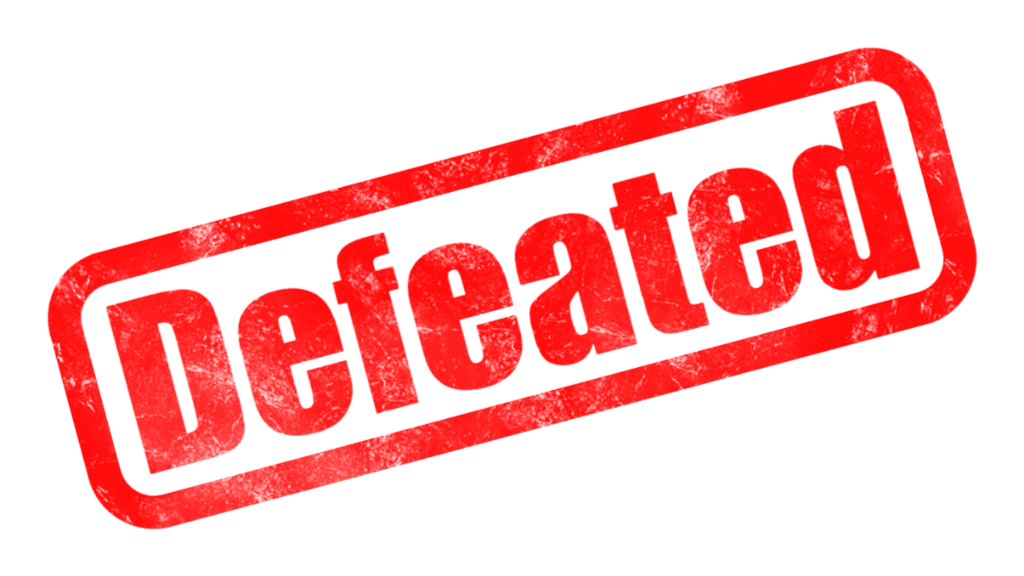
#> input picture assets/images/Defeated-2026-9-3.png, 1024 x 576 px, found by its file name; its folder holds only this picture in this run
$ python '島透過.py' ../assets/images/Defeated-2026-9-3.png
#> lines starting #> are read from the running program, lines starting #| are printed output that depends on the picture; after the words box and inside, x2 and y2 are one past the last pixel; in counts of white or black regions, pixels touching at a corner belong together
#!/usr/bin/env python
# -*- coding: utf-8 -*-
"""#278(提案2): 島の生成画像(マゼンタ背景)を透過PNGにする。

透過処理.py は「近白の背景」を抜くが、島には雪原の島(果ての島・北の孤島)があり、
白を抜くと島そのものが消える。そのため島だけは背景をマゼンタで生成し、
ここでマゼンタを抜く。にじみ(縁のマゼンタ寄りの画素)も色かぶりを取り除く。

使い方: python 島透過.py island_4.png [...]   (無指定なら island_*.png 全部)
"""
import os, sys
import numpy as np
from PIL import Image

HERE = os.path.dirname(os.path.abspath(__file__))
IMGDIR = os.path.normpath(os.path.join(HERE, "..", "assets", "images"))
MAXSIZE = 512


def trim(im, path):
    """すでに透過済みの絵を、被写体の外接矩形で切り抜いて最大512pxへ縮める。"""
    bbox = im.split()[3].getbbox()
    if bbox:
        im = im.crop(bbox)
    if max(im.size) > MAXSIZE:
        s = MAXSIZE / max(im.size)
        im = im.resize((max(1, int(im.size[0] * s)), max(1, int(im.size[1] * s))), Image.LANCZOS)
    im.save(path)
    print("切り抜き(透過済み):", os.path.basename(path), im.size)


def process(path):
    im = Image.open(path).convert("RGBA")
#> im is the input picture: PIL image 1024x576 RGBA; mean R, G, B, A 77.8, 0, 0, 60.1
    arr = np.array(im).astype(np.int16)
    r, g, b = arr[:, :, 0], arr[:, :, 1], arr[:, :, 2]
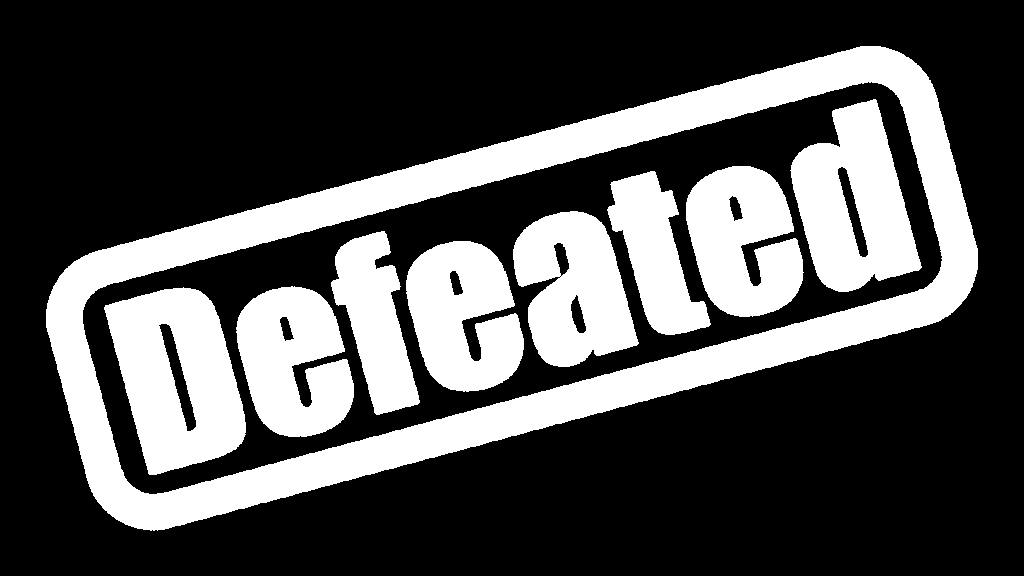
#> r: shape (576, 1024) int16; 30.5% white; 9 white regions, largest, box (x1, y1, x2, y2) and area: (46, 46, 978, 531) 78447, (104, 287, 246, 475) 17436, (790, 99, 922, 292) 15486
#> g: shape (576, 1024) int16; every value is 0
    # マゼンタ = 赤と青が高く緑が低い。純色から多少ずれても拾えるようにゆるく判定する
    mag = (r > 120) & (b > 120) & (g + 60 < np.minimum(r, b))
#> mag: shape (576, 1024) bool; every value is 0
    if mag.mean() < 0.02:
        # マゼンタで描いてくれなかった場合。すでにアルファが入っている絵なら
        # (四隅が透明なら)切り抜き・縮小だけ行う。そうでなければ手を付けない。
        a0 = arr[:, :, 3]
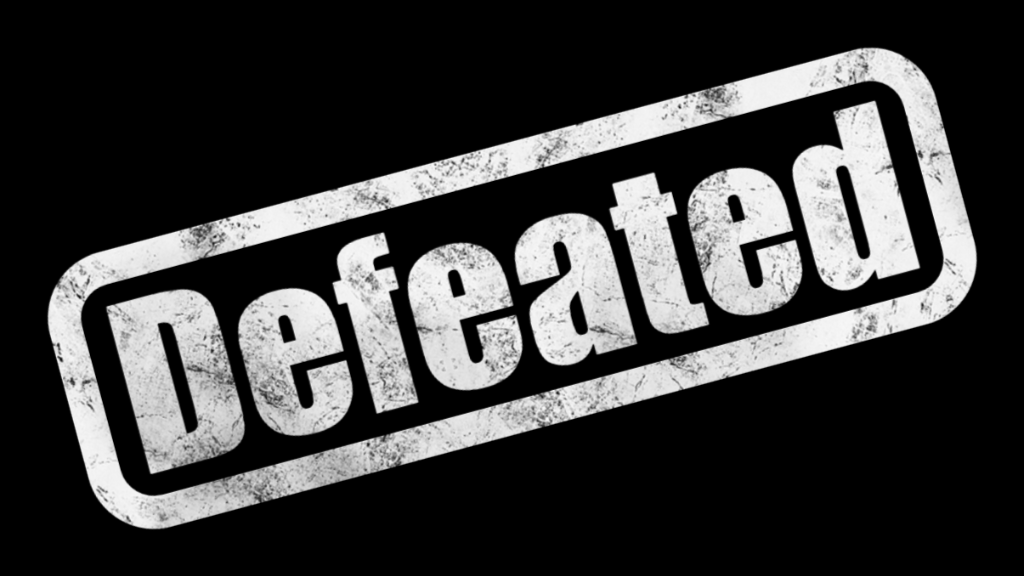
#> a0: shape (576, 1024) int16; min 0, max 250, mean 60.1
        corners = [a0[0, 0], a0[0, -1], a0[-1, 0], a0[-1, -1]]
#> corners = [0, 0, 0, 0]
        if max(corners) == 0 and (a0 == 0).mean() > 0.15:
            trim(im, path)
#> in trim, `bbox = im.split()[3].getbbox()`: bbox = (46, 46, 978, 531)
#> in trim, `im = im.crop(bbox)`:
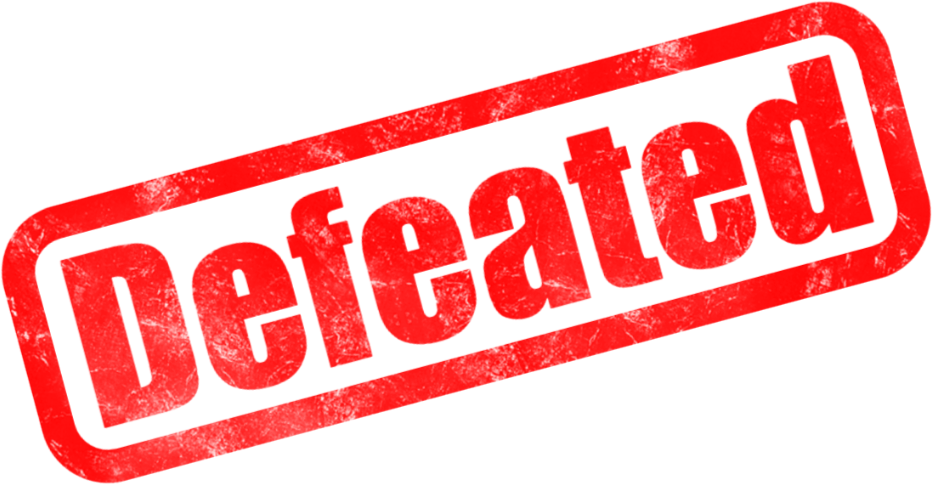
#> im: PIL image 932x485 RGBA; mean R, G, B, A 101.6, 0, 0, 78.4; transparent parts drawn white
#> in trim, `im = im.resize((max(1, int(im.size[0] * s)), max(1, int(im.size[1] * s..`:
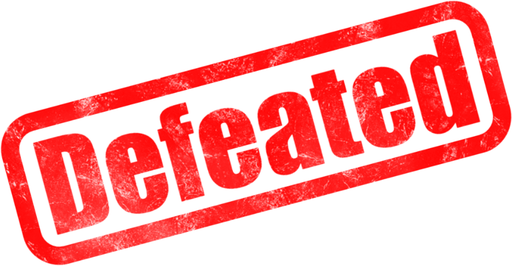
#> im: PIL image 512x266 RGBA; mean R, G, B, A 109.5, 0, 0, 78.6; transparent parts drawn white
#| 切り抜き(透過済み): Defeated-2026-9-3.png (512, 266)
        else:
            print("skip(マゼンタ背景が見つからない):", os.path.basename(path))
        return
    a = np.where(mag, 0, 255).astype(np.uint8)
    # 縁のにじみ: 残った画素のうち緑が極端に低いものは緑を持ち上げて色かぶりを消す
    edge = (~mag) & (g + 30 < np.minimum(r, b))
    g2 = g.copy()
    g2[edge] = np.minimum(r, b)[edge] - 30
    out = np.dstack([r, g2, b, a]).astype(np.uint8)
    im2 = Image.fromarray(out, "RGBA")
    bbox = im2.split()[3].getbbox()
    if bbox:
        im2 = im2.crop(bbox)
    if max(im2.size) > MAXSIZE:
        s = MAXSIZE / max(im2.size)
        im2 = im2.resize((max(1, int(im2.size[0] * s)), max(1, int(im2.size[1] * s))), Image.LANCZOS)
    im2.save(path)
    print("透過:", os.path.basename(path), im2.size)


only = [a for a in sys.argv[1:] if a.lower().endswith(".png")]
files = only if only else sorted(f for f in os.listdir(IMGDIR) if f.startswith("island_") and f.endswith(".png"))
for f in files:
    process(os.path.join(IMGDIR, f))
print("done")

$ run again, on assets/images/crown.png
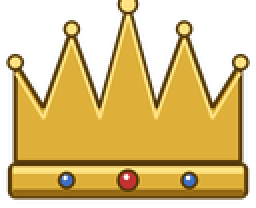
#> input picture assets/images/crown.png, 128 x 104 px, found by its file name (shown 2 times larger)
#> in process, im is the input picture: PIL image 128x104 RGBA; mean R, G, B, A 123.8, 98.1, 34.9, 154.7
#> mag: shape (104, 128) bool; every value is 0
#> in process, `a0 = arr[:, :, 3]`:
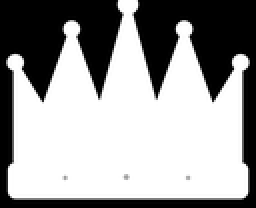
#> a0: shape (104, 128) int16 (shown 2 times larger); min 0, max 255, mean 154.7
#> corners = [0, 0, 0, 0]
#> bbox = (1, 0, 127, 102)
#> in trim, `im = im.crop(bbox)`:
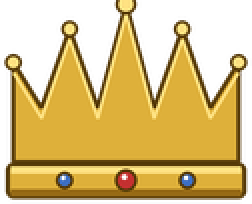
#> im: PIL image 126x102 RGBA (shown 2 times larger); mean R, G, B, A 128.3, 101.6, 36.1, 160.3; transparent parts drawn white
#| 切り抜き(透過済み): crown.png (126, 102)
